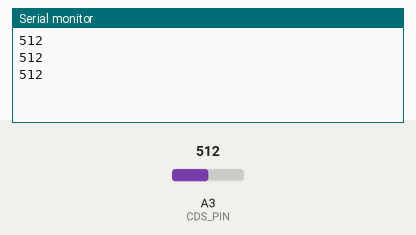
The sketch below on a simulated Arduino Uno, built with avr-gcc and run on an emulated ATmega328P. Parts: the last lines printed to the serial monitor. The inputs (shaded band) are chosen by the test bench; at power-on: A3 (CDS_PIN) = 512.

Above: at 1.3 s.
1.4 s: A3 (CDS_PIN) set to 716
At 2.0 s:
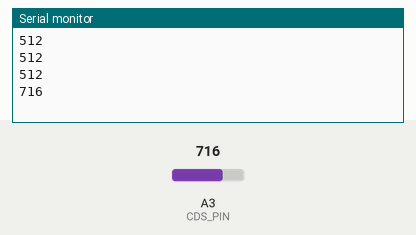
2.9 s: A3 (CDS_PIN) set to 900
At 3.5 s:
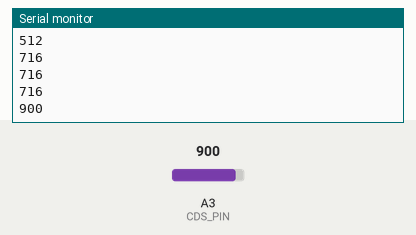
Timing chart, 0 to 5.9 s (numbered marks = the images above; inputs shaded):
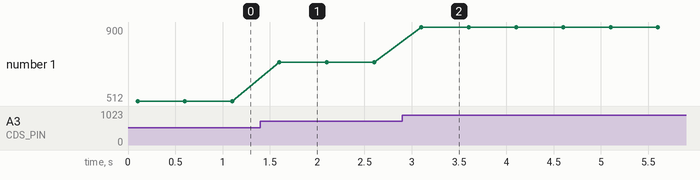

The sketch:

CDS_1.ino
```cpp
/*
接線方式：
SIG: A3
VCC: 5V
GND: GND
*/
const int CDS_PIN = A3;

void setup() {
  delay(100);
  Serial.begin(9600);
}

void loop() {
  int cdsValue = analogRead(CDS_PIN); // 0~1023
  Serial.println(cdsValue);
  delay(500);
}
```

Measured:
- after the input at 1.4 s, the serial monitor: prints a new line after 0.20 s (image 1)
- after the input at 2.9 s, the serial monitor: prints a new line after 0.20 s (image 2)
- plotted number 1: 512 → 716 after the input at 1.4 s, 716 → 900 after the input at 2.9 s
